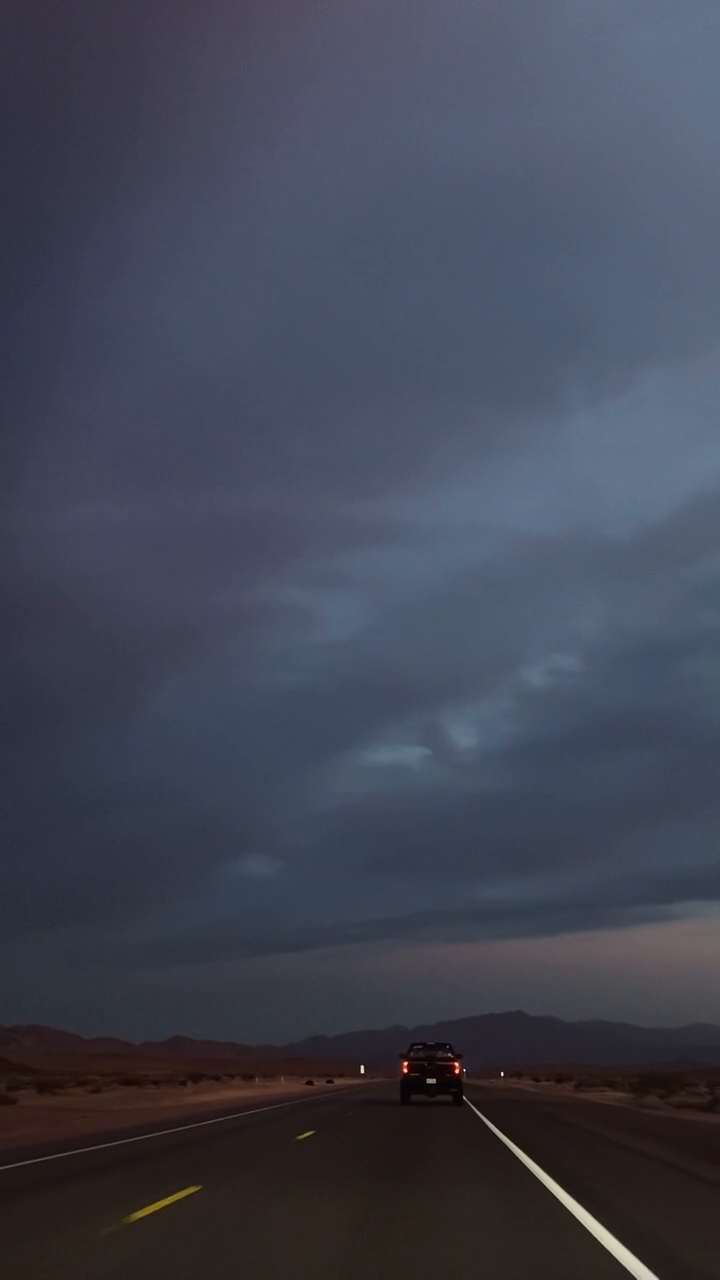
#> input picture frame 22 of OpenCV/Others/car2.mp4, 720 x 1280 px, given in place of video2.mp4, which was not available
$ python '33-multiple color spaces video output.py'
#> lines starting #> are read from the running program, lines starting #| are printed output that depends on the picture; pictures that were not available may be replaced by others from this repository, and a replacement may not be noted
import cv2
import matplotlib.pyplot as plt

video = cv2.VideoCapture("video2.mp4") # webcame video capture

fig, axes = plt.subplots(nrows=2, ncols=4)

while video.isOpened():
    ret, frame = video.read()
#> frame is the input picture: shape (1280, 720, 3); mean B, G, R 83.9, 69.1, 65

    frame = cv2.resize(frame, (0, 0), fx=0.5, fy=0.5)
#> frame: shape (640, 360, 3)

    if not ret:
        break

    rgb = cv2.cvtColor(frame, cv2.COLOR_BGR2RGB)
    gray = cv2.cvtColor(frame, cv2.COLOR_BGR2GRAY)
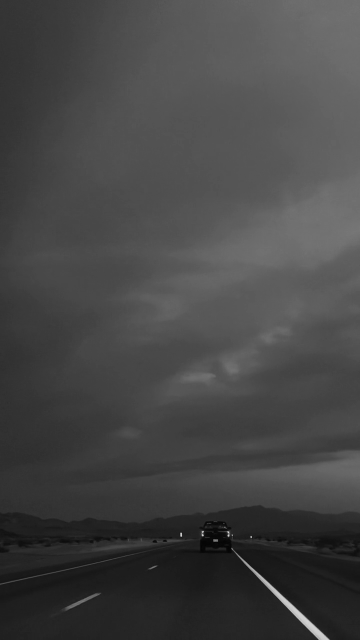
#> gray: shape (640, 360); min 4, max 211, mean 69.6
    hsl = cv2.cvtColor(frame, cv2.COLOR_BGR2HLS)
#> hsl: shape (640, 360, 3); mean of channels 0, 1, 2 96.1, 74.5, 44
    lab = cv2.cvtColor(frame, cv2.COLOR_BGR2Lab)
#> lab: shape (640, 360, 3); mean of channels 0, 1, 2 74.7, 130.5, 119
    yuv = cv2.cvtColor(frame, cv2.COLOR_BGR2YUV)
#> yuv: shape (640, 360, 3); mean of channels 0, 1, 2 69.6, 135.1, 124
    xyz = cv2.cvtColor(frame, cv2.COLOR_BGR2XYZ)
#> xyz: shape (640, 360, 3); mean of channels 0, 1, 2 66.7, 69.3, 89.3
    luv = cv2.cvtColor(frame, cv2.COLOR_BGR2LUV)
#> luv: shape (640, 360, 3); mean of channels 0, 1, 2 74.2, 94.5, 124.4
    ycrcb = cv2.cvtColor(frame, cv2.COLOR_BGR2YCrCb)
#> ycrcb: shape (640, 360, 3); mean of channels 0, 1, 2 69.6, 124.8, 136.1

    # Plot on axes
    axes[0, 0].imshow(rgb)
    axes[0, 0].set_title('RGB')

    axes[0, 1].imshow(gray)
    axes[0, 1].set_title('gray')

    axes[0, 2].imshow(hsl)
    axes[0, 2].set_title('hsl')

    axes[0, 3].imshow(lab)
    axes[0, 3].set_title('lab')

    axes[1, 3].imshow(yuv)
    axes[1, 3].set_title('yuv')

    axes[1, 1].imshow(xyz)
    axes[1, 1].set_title('xyz')

    axes[1, 2].imshow(luv)
    axes[1, 2].set_title('luv')

    axes[1, 0].imshow(ycrcb)
    axes[1, 0].set_title('ycrcb')

    plt.pause(0.1)
    plt.draw()
plt.close()
video.release()
cv2.destroyAllWindows()
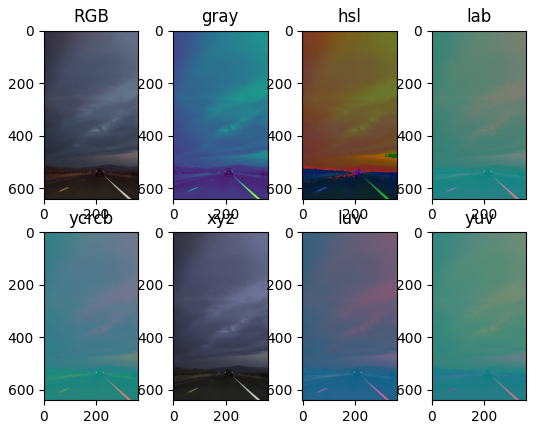
#> figure drawn by matplotlib, 8 panels

$ run again, starting later in the video
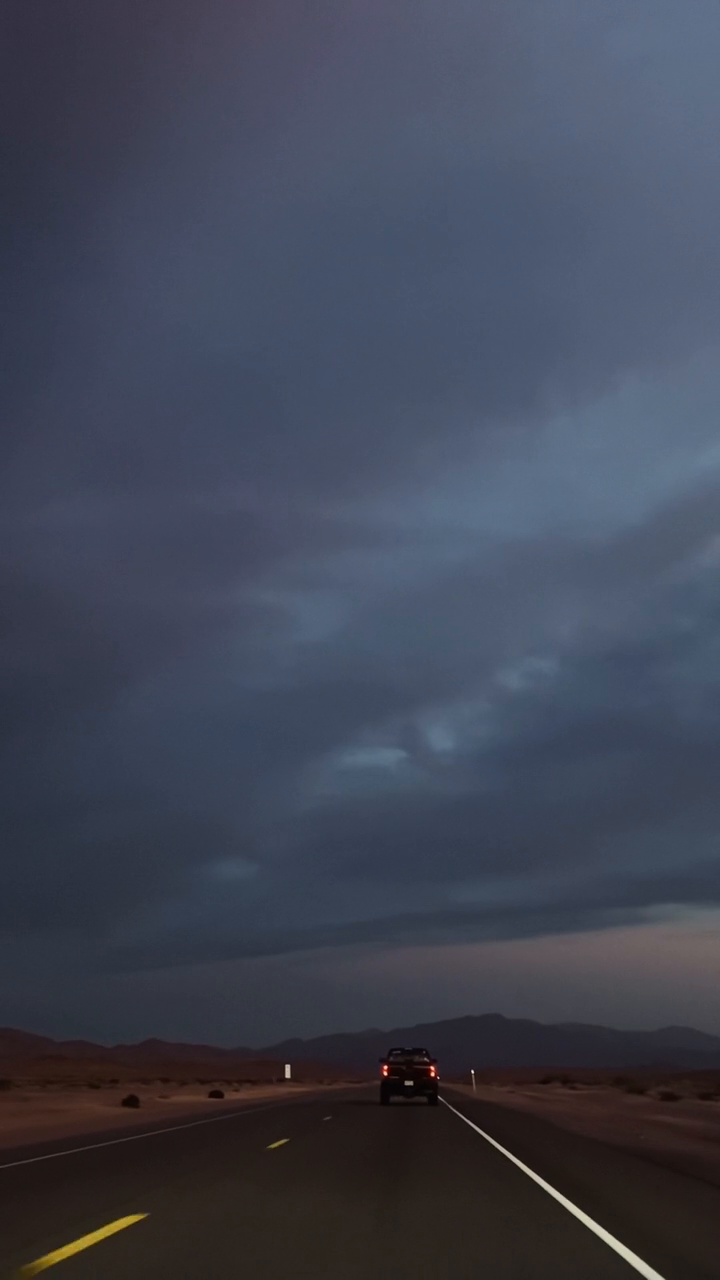
#> input picture frame 99 of OpenCV/Others/car2.mp4, 720 x 1280 px, given in place of video2.mp4, which was not available
#> frame is the input picture: shape (1280, 720, 3); mean B, G, R 84, 68.9, 64
#> frame: shape (640, 360, 3)
#> `gray = cv2.cvtColor(frame, cv2.COLOR_BGR2GRAY)`:
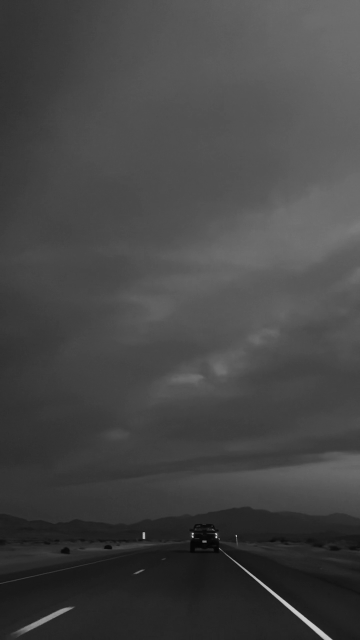
#> gray: shape (640, 360); min 4, max 211, mean 69.3
#> hsl: shape (640, 360, 3); mean of channels 0, 1, 2 95.5, 74, 45.7
#> lab: shape (640, 360, 3); mean of channels 0, 1, 2 74.5, 130.2, 118.7
#> yuv: shape (640, 360, 3); mean of channels 0, 1, 2 69.3, 135.4, 123.4
#> xyz: shape (640, 360, 3); mean of channels 0, 1, 2 66.3, 69, 89.4
#> luv: shape (640, 360, 3); mean of channels 0, 1, 2 74, 94.2, 124.1
#> ycrcb: shape (640, 360, 3); mean of channels 0, 1, 2 69.3, 124.3, 136.4

$ run again, starting later in the video
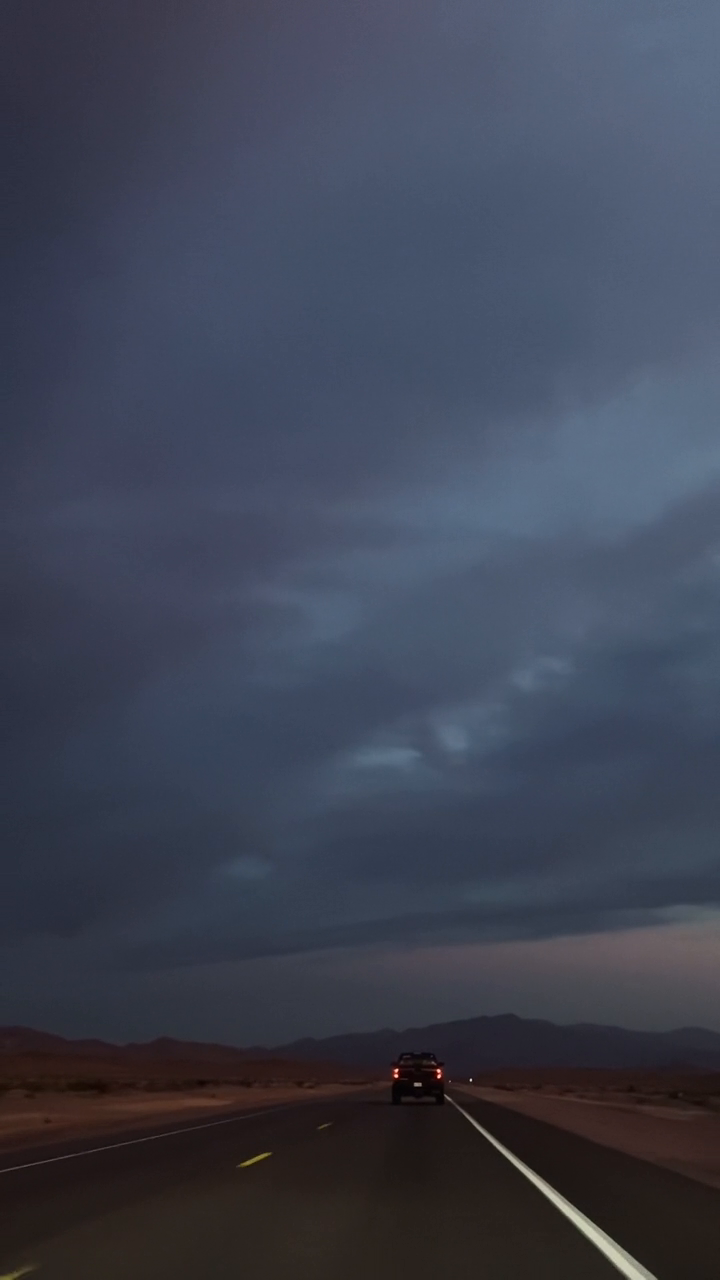
#> input picture frame 177 of OpenCV/Others/car2.mp4, 720 x 1280 px, given in place of video2.mp4, which was not available
#> frame is the input picture: shape (1280, 720, 3); mean B, G, R 82.9, 67.3, 62.2
#> frame: shape (640, 360, 3)
#> `gray = cv2.cvtColor(frame, cv2.COLOR_BGR2GRAY)`:
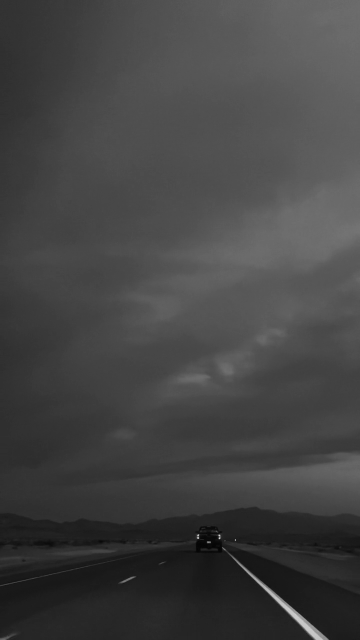
#> gray: shape (640, 360); min 4, max 213, mean 67.6
#> hsl: shape (640, 360, 3); mean of channels 0, 1, 2 96.1, 72.6, 46.8
#> lab: shape (640, 360, 3); mean of channels 0, 1, 2 72.7, 130.3, 118.3
#> yuv: shape (640, 360, 3); mean of channels 0, 1, 2 67.6, 135.6, 123.2
#> xyz: shape (640, 360, 3); mean of channels 0, 1, 2 64.8, 67.4, 88.2
#> luv: shape (640, 360, 3); mean of channels 0, 1, 2 72.2, 94.1, 123.7
#> ycrcb: shape (640, 360, 3); mean of channels 0, 1, 2 67.6, 124.1, 136.7
